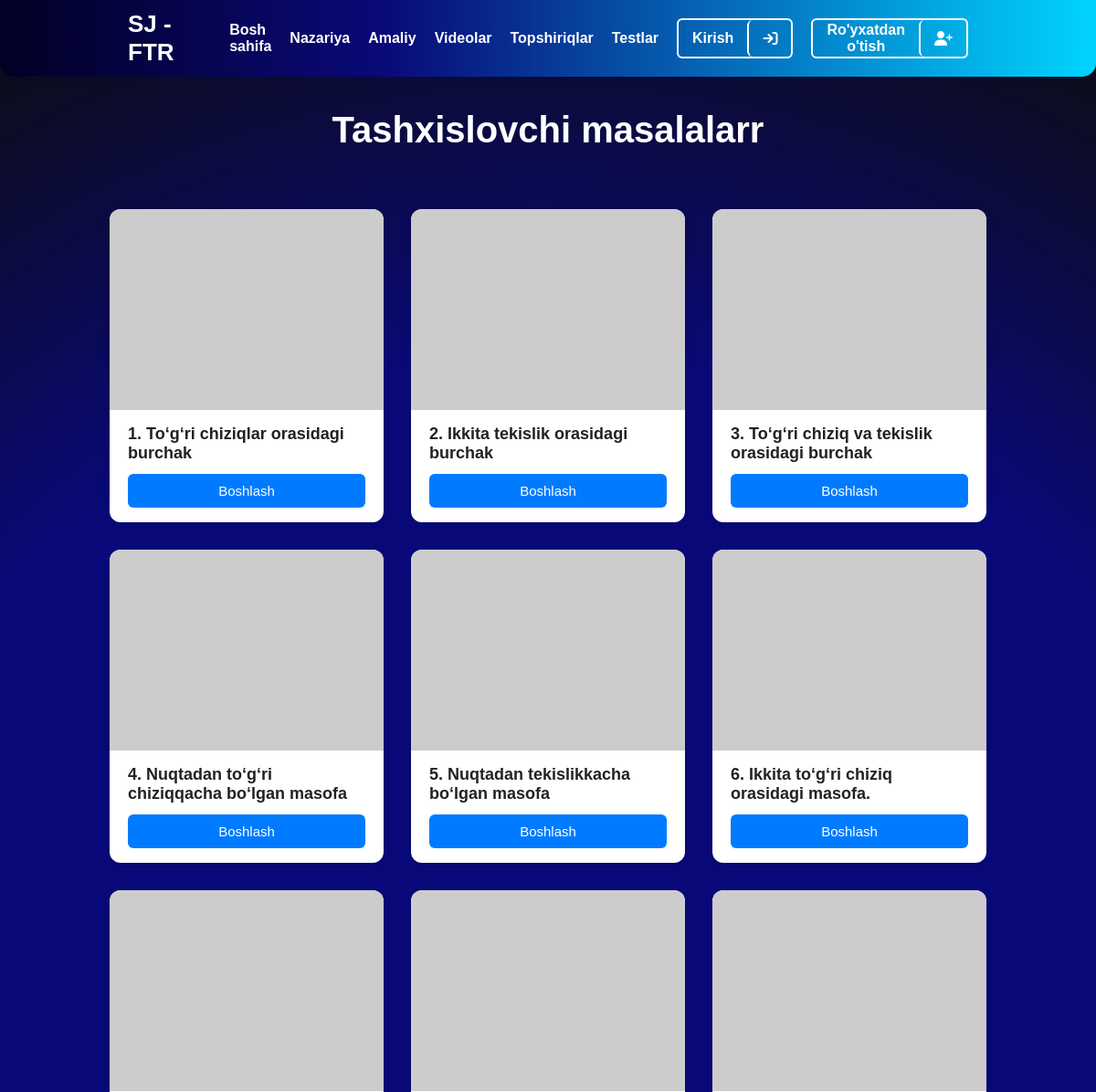
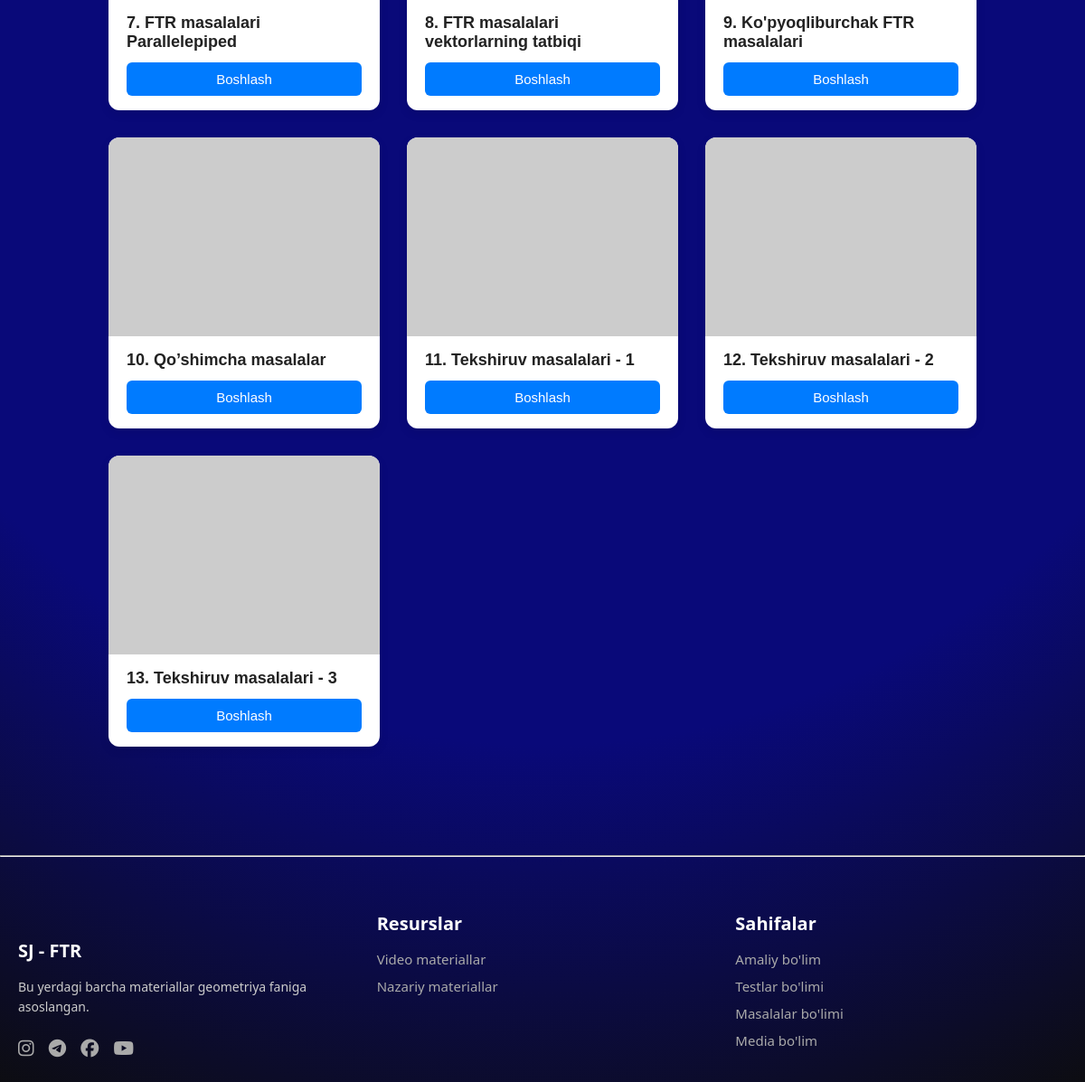
/masala/, run on the app's committed database (2 pictures, top to bottom).
### main/models.py (models this page shows, shortened)
class Masalalar(models.Model):
    mavzu = models.CharField(max_length=255)
    tartib_raqami = models.PositiveIntegerField()
    word_file = models.FileField(upload_to='masalalar/word_fayllar/')
    html_file = models.FileField(upload_to='masalalar/html/')

### main/views.py (the view)
# urls.py: path('masala/', views.masala_qisim, name='masala'),
def masala_qisim(request):
    masalalar = Masalalar.objects.all()
    context = {
        'masalalar': masalalar,
    }
    return render(request, 'main/masala.html', context)

### template/main/masala.html (shortened to what this page needs)
{% extends "main/base.html" %}
{% load static %}
{% block extra_css %}
<link rel="stylesheet" href="{% static 'main/style.css' %}">
{% endblock %}
{% block content %}
<section class="video_section">
    <h2 style="text-align: center; font-size: 2.5rem;">Tashxislovchi masalalarr</h2>
    <div class="video">
        {% for masala in masalalar %}
        <div class="video-card">
            <div class="top masala"></div>
            <div class="footer">
                <h3>{{ masala.tartib_raqami }}. {{ masala.mavzu }}</h3>
                {% if not user.is_authenticated %}
                    <a href="#" data-bs-toggle="modal" data-bs-target="#authModal">
                        <button onclick="showAuthModal()">Boshlash</button>
                    </a>
                {% else %}
                    <a href="{% url 'masala_detail' masala.id %}">
                        <button>Boshlash</button>
                    </a>
                {% endif %}
            </div>
        </div>
        {% endfor %}
    </div>
</section>
{% endblock %}

### static/main/style.css (style rules this page uses)
* { margin: 0; padding: 0; box-sizing: border-box; }
body { font-family: Arial, sans-serif; background: #090979; background: radial-gradient(circle, rgba(9, 9, 121, 1) 60%, rgba(13, 13, 13, 1) 100%); }
.video { padding: 40px 0px; margin: 0 auto; }
.video_section h2 { font-size: 28px; margin-bottom: 24px; color: #ffffff; font-weight: 600; margin-top: 40px; }
.video { display: grid; grid-template-columns: repeat(auto-fit, minmax(300px, 1fr)); gap: 30px; max-width: 1100px; margin: auto; }
.video-card { background-color: #ffffff; border-radius: 12px; overflow: hidden; box-shadow: 0 4px 12px rgba(0, 0, 0, 0.08); transition: transform 0.3s ease, box-shadow 0.3s ease; }
.video-card .top { height: 220px; background-color: #ccc; background-size: cover; background-position: center; background-image: url(images/video_bg2.png); }
.video-card .masala { background-image: url(images/masala_bg2.png); }
.video-card .footer { padding: 16px 20px; }
.video-card .footer h3 { font-size: 18px; color: #222; margin-bottom: 12px; }
.video-card .footer button { background-color: #007BFF; color: #fff; border: none; width: 100%; font-size: 15px; padding: 10px 18px; border-radius: 6px; cursor: pointer; transition: background-color 0.3s ease, transform 0.2s; }

### data on the page
Masalalar: tartib_raqami "1", mavzu "To‘g‘ri chiziqlar orasidagi burchak"
Masalalar: tartib_raqami "2", mavzu "Ikkita tekislik orasidagi burchak"
Masalalar: tartib_raqami "3", mavzu "To‘g‘ri chiziq va tekislik orasidagi burchak"
Masalalar: tartib_raqami "4", mavzu "Nuqtadan to‘g‘ri chiziqqacha bo‘lgan masofa"
Masalalar: tartib_raqami "5", mavzu "Nuqtadan tekislikkacha bo‘lgan masofa"
Masalalar: tartib_raqami "6", mavzu "Ikkita to‘g‘ri chiziq orasidagi masofa."
Masalalar: tartib_raqami "7", mavzu "FTR masalalari Parallelepiped"
Masalalar: tartib_raqami "8", mavzu "FTR masalalari vektorlarning tatbiqi"
Masalalar: tartib_raqami "9", mavzu "Ko'pyoqliburchak FTR masalalari"
Masalalar: tartib_raqami "10", mavzu "Qo’shimcha masalalar"
Masalalar: tartib_raqami "11", mavzu "Tekshiruv masalalari - 1"
Masalalar: tartib_raqami "12", mavzu "Tekshiruv masalalari - 2"
Masalalar: tartib_raqami "13", mavzu "Tekshiruv masalalari - 3"
